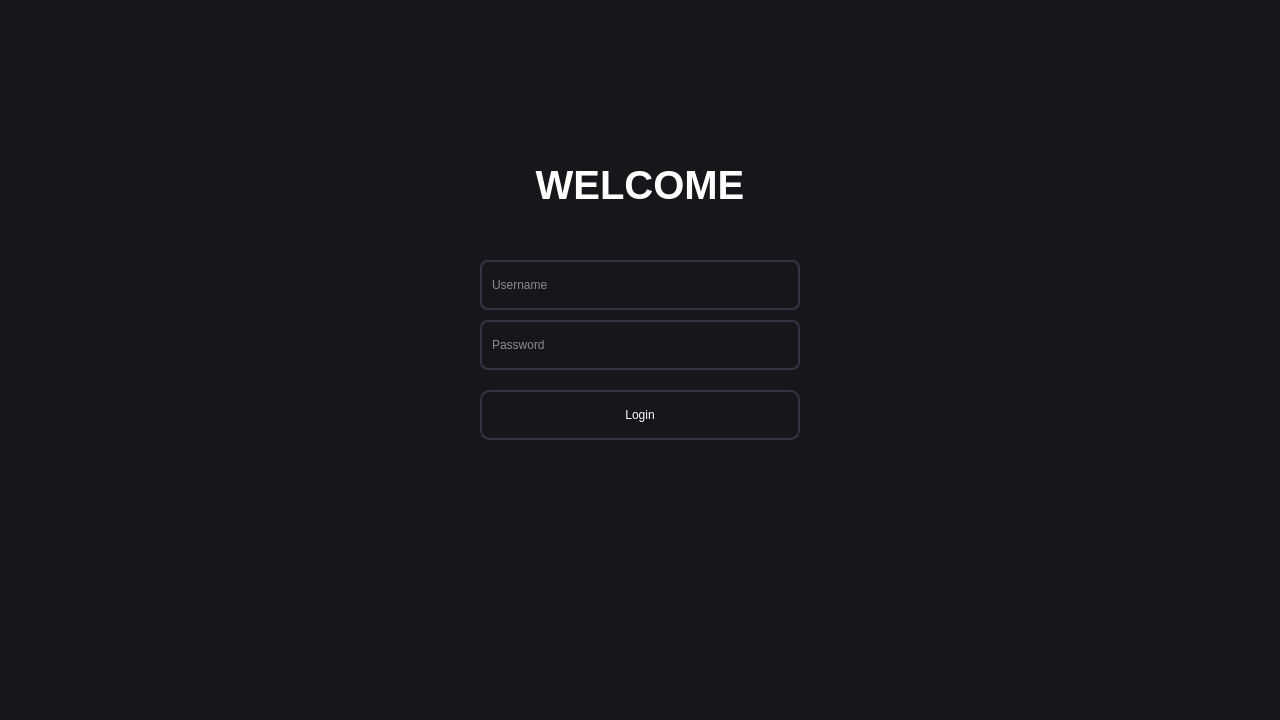
<?xml version="1.0" encoding="UTF-8"?>
<ui version="4.0">
 <class>Login</class>
 <widget class="QWidget" name="Login">
  <property name="geometry">
   <rect>
    <x>0</x>
    <y>0</y>
    <width>1280</width>
    <height>720</height>
   </rect>
  </property>
  <property name="windowTitle">
   <string>Form</string>
  </property>
  <property name="styleSheet">
   <string notr="true">background-color: #17171B;</string>
  </property>
  <widget class="QWidget" name="widget" native="true">
   <property name="geometry">
    <rect>
     <x>0</x>
     <y>-250</y>
     <width>1280</width>
     <height>720</height>
    </rect>
   </property>
   <property name="styleSheet">
    <string notr="true">background-image: url(:/background/ui/background/login.png);
background-repeat: no-repeat; /* Prevents the image from repeating */
background-color: none;
background-position: center; /* Centers the image */</string>
   </property>
   <widget class="QLineEdit" name="password_input">
    <property name="geometry">
     <rect>
      <x>480</x>
      <y>570</y>
      <width>320</width>
      <height>50</height>
     </rect>
    </property>
    <property name="styleSheet">
     <string notr="true">QLineEdit {
    background-color: #17171B;  /* Background color */
    border: 2px solid rgba(52, 51, 67, 255);  /* Default border color */
    border-radius: 8px;  /* Rounded corners */
    padding: 8px;  /* Padding inside the input box */
    color: white;  /* Text color */
    selection-background-color: rgba(52, 51, 67, 255); /* Selection background color */
    selection-color: blue;  /* Selected text color */
}

QLineEdit:focus {
    border: 2px solid rgba(251, 109, 169, 255);  /* Border color on focus (gradient2) */
    outline: none;  /* Remove default outline */
}
</string>
    </property>
    <property name="text">
     <string/>
    </property>
    <property name="placeholderText">
     <string>Password</string>
    </property>
   </widget>
   <widget class="QLabel" name="login_title_label">
    <property name="geometry">
     <rect>
      <x>480</x>
      <y>410</y>
      <width>320</width>
      <height>50</height>
     </rect>
    </property>
    <property name="baseSize">
     <size>
      <width>0</width>
      <height>0</height>
     </size>
    </property>
    <property name="styleSheet">
     <string notr="true">QLabel {
    color: white;  /* Text color */
    font-size: 40px;  /* Font size */
	font-weight: bold;  /* Make the font bold */
	background-color: transparent;  /* Transparent background */
}
</string>
    </property>
    <property name="text">
     <string>WELCOME</string>
    </property>
    <property name="alignment">
     <set>Qt::AlignCenter</set>
    </property>
   </widget>
   <widget class="QPushButton" name="login_button">
    <property name="geometry">
     <rect>
      <x>480</x>
      <y>640</y>
      <width>320</width>
      <height>50</height>
     </rect>
    </property>
    <property name="styleSheet">
     <string notr="true">QPushButton {
    background-color: qlineargradient(
        spread:pad, 
        x1:0, y1:0, 
        x2:1, y2:0, 
        stop:0 rgba(187, 63, 221, 255),  /* gradient1 */
        stop:0.5 rgba(251, 109, 169, 255),  /* gradient2 */
        stop:1 rgba(255, 159, 124, 255)   /* gradient3 */
    );
    color: white;  /* Text color */
    border: 2px solid rgba(52, 51, 67, 255);  /* Border color */
    border-radius: 10px;  /* Rounded corners */
    padding: 10px;  /* Padding around text */
}

QPushButton:hover {
    background-color: qlineargradient(
        spread:pad, 
        x1:0, y1:0, 
        x2:1, y2:0, 
        stop:0 rgba(207, 83, 241, 255),  /* Slightly lighter gradient1 for hover */
        stop:0.5 rgba(255, 129, 189, 255),  /* Slightly lighter gradient2 for hover */
        stop:1 rgba(255, 179, 144, 255)   /* Slightly lighter gradient3 for hover */
    );
}

QPushButton:pressed {
    background-color: qlineargradient(
        spread:pad, 
        x1:0, y1:0, 
        x2:1, y2:0, 
        stop:0 rgba(167, 43, 191, 255),  /* Darker gradient1 for pressed state */
        stop:0.5 rgba(231, 89, 149, 255),  /* Darker gradient2 for pressed state */
        stop:1 rgba(235, 139, 114, 255)   /* Darker gradient3 for pressed state */
    );
}
</string>
    </property>
    <property name="text">
     <string>Login</string>
    </property>
   </widget>
   <widget class="QLineEdit" name="username_input">
    <property name="geometry">
     <rect>
      <x>480</x>
      <y>510</y>
      <width>320</width>
      <height>50</height>
     </rect>
    </property>
    <property name="styleSheet">
     <string notr="true">QLineEdit {
    background-color: #17171B;  /* Background color */
    border: 2px solid rgba(52, 51, 67, 255);  /* Default border color */
    border-radius: 8px;  /* Rounded corners */
    padding: 8px;  /* Padding inside the input box */
    color: white;  /* Text color */
    selection-background-color: rgba(52, 51, 67, 255); /* Selection background color */
    selection-color: blue;  /* Selected text color */
}

QLineEdit:focus {
    border: 2px solid rgba(251, 109, 169, 255);  /* Border color on focus (gradient2) */
    outline: none;  /* Remove default outline */
}
</string>
    </property>
    <property name="text">
     <string/>
    </property>
    <property name="placeholderText">
     <string>Username</string>
    </property>
   </widget>
  </widget>
 </widget>
 <resources>
  <include location="../ui.qrc"/>
 </resources>
 <connections/>
</ui>
